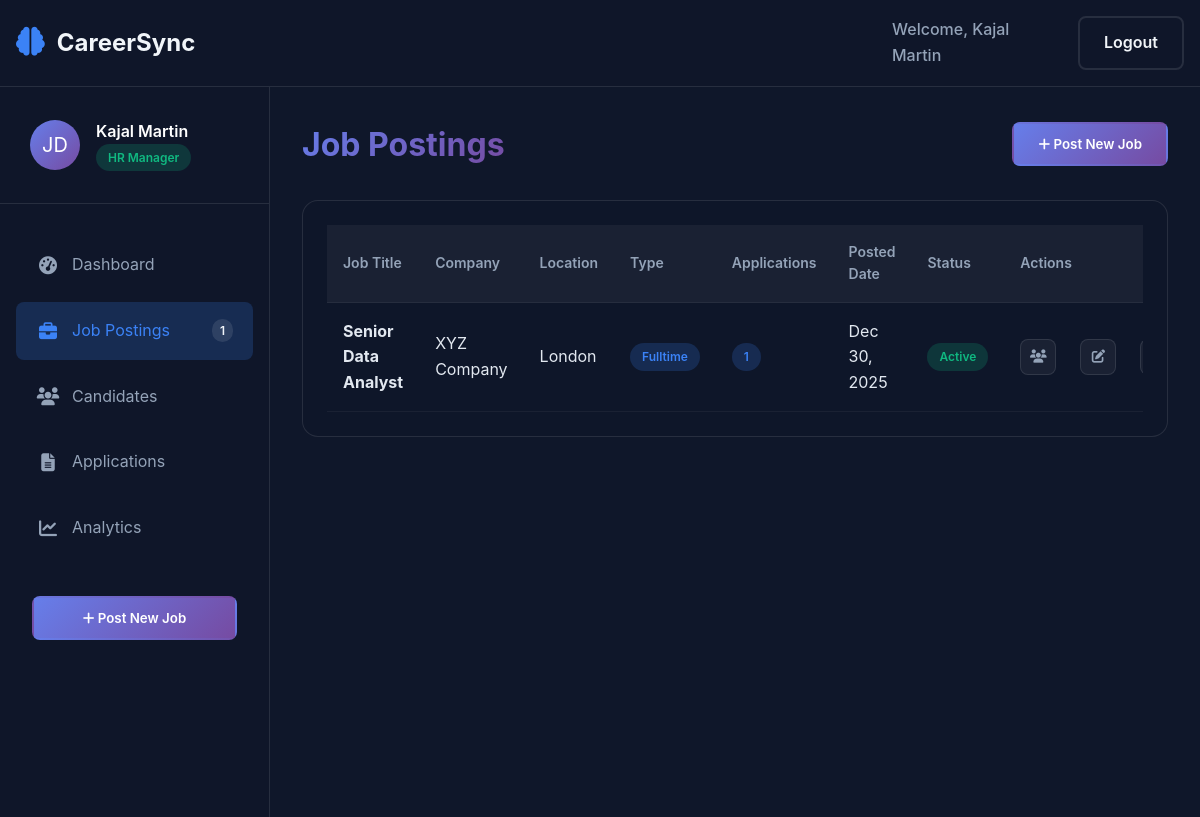
Screenshot of /dashboard/hr/job-postings (signed in) with the database file from the repository.
### models.py (models this page shows, shortened)
class JobPosting(db.Model):
    __tablename__ = 'job_posting'
    id = db.Column(db.Integer, primary_key=True)
    title = db.Column(db.String(200), nullable=False)
    company = db.Column(db.String(200), nullable=False)
    location = db.Column(db.String(100))
    salary_range = db.Column(db.String(100))
    description = db.Column(db.Text, nullable=False)
    requirements = db.Column(db.Text, nullable=False)
    job_type = db.Column(db.String(50), nullable=False)
    status = db.Column(db.String(20), default='active')
    hr_id = db.Column(db.Integer, db.ForeignKey('user.id'), nullable=False)
    created_at = db.Column(db.DateTime, default=datetime.utcnow)
    updated_at = db.Column(db.DateTime, default=datetime.utcnow, onupdate=datetime.utcnow)
    applications = db.relationship('Application', backref='job', lazy=True)

### web.py (the view)
@app.route('/dashboard/hr/job-postings')
def job_postings():
    if 'user_id' not in session or session['user_type'] != 'hr':
        return redirect(url_for('login'))
    user_id = session['user_id']
    jobs = JobPosting.query.filter_by(hr_id=user_id)\
        .order_by(JobPosting.created_at.desc())\
        .all()
    return render_template('job_postings.html',
                         jobs=jobs,
                         job_count=len(jobs))

### templates/job_postings.html (shortened to what this page needs)
{% extends 'dashboard-base.html' %}
{% block content %}
        <div class="dashboard-header">
        <h1>Job Postings</h1>
        <div class="header-actions">
            <button class="btn btn-primary post-job-btn">
                <i class="fas fa-plus"></i> Post New Job
            </button>
        </div>
    </div>
    <div class="dashboard-card">
        <div class="card-body">
            <div class="table-responsive">
                <table class="data-table" id="jobsTable">
                    <thead>
                        <tr>
                            <th>Job Title</th>
                            <th>Company</th>
                            <th>Location</th>
                            <th>Type</th>
                            <th>Applications</th>
                            <th>Posted Date</th>
                            <th>Status</th>
                            <th>Actions</th>
                        </tr>
                    </thead>
                    <tbody>
                        {% if jobs %}
                            {% for job in jobs %}
                            <tr data-job-id="{{ job.id }}">
                                <td>
                                    <strong>{{ job.title }}</strong>
                                </td>
                                <td>{{ job.company }}</td>
                                <td>{{ job.location or 'Not specified' }}</td>
                                <td>
                                    <span class="badge" style="background: rgba(59, 130, 246, 0.2); color: #3b82f6;">
                                        {{ job.job_type|title }}
                                    </span>
                                </td>
                                <td>
                                    <span class="badge badge-count">{{ job.applications|length }}</span>
                                </td>
                                <td>{{ job.created_at.strftime('%b %d, %Y') }}</td>
                                <td>
                                    {% if job.status == 'active' %}
                                    <span class="badge badge-active">Active</span>
                                    {% elif job.status == 'closed' %}
                                    <span class="badge" style="background: rgba(239, 68, 68, 0.2); color: #ef4444;">Closed</span>
                                    {% else %}
                                    <span class="badge" style="background: rgba(148, 163, 184, 0.2); color: #94a3b8;">Draft</span>
                                    {% endif %}
                                </td>
                                <td>
                                    <div class="action-buttons">
                                        <button class="btn-icon view-applications-btn" title="View Applications" data-job-id="{{ job.id }}">
                                            <i class="fas fa-users"></i>
                                        </button>
                                        <button class="btn-icon edit-job-btn" title="Edit" data-job-id="{{ job.id }}">
                                            <i class="fas fa-edit"></i>
                                        </button>
                                        <button class="btn-icon delete-job-btn" title="Delete" data-job-id="{{ job.id }}">
                                        </button>
                                    </div>
                                </td>
                            </tr>
                            {% endfor %}
                        {% else %}
                            <tr>
                                <td colspan="8" style="text-align: center; padding: 2rem;">
                                    <p>No job postings yet. Click "Post New Job" to get started.</p>
                                </td>
                            </tr>
                        {% endif %}
                    </tbody>
                </table>
            </div>
        </div>
    </div>
{% endblock %}

### static/css/style.css (style rules this page uses)
:root { --primary-gradient: linear-gradient(135deg, #667eea 0%, #764ba2 100%); --secondary-gradient: linear-gradient(135deg, #f093fb 0%, #f5576c 100%); --dark-bg: #0f172a; --card-bg: rgba(30, 41, 59, 0.8); --primary-color: #3b82f6; --secondary-color: #10b981; --accent-color2: #8b5cf6; --danger-color: #ef4444; --warning-color: #f59e0b; --card-bg2: rgba(15, 23, 42, 0.95); --text-primary: #f1f5f9; --text-secondary: #94a3b8; --border-color: rgba(255, 255, 255, 0.1); --ca-primary: #6366f1; --ca-primary-light: #818cf8; --ca-darker: #020617; --ca-gray: #64748b; --ca-gradient: linear-gradient(135deg, #6366f1 0%, #818cf8 100%); }
* { margin: 0; padding: 0; box-sizing: border-box; font-family: 'Inter', -apple-system, BlinkMacSystemFont, sans-serif; }
html { scroll-behavior: smooth; }
body { background: var(--dark-bg); color: white; overflow-x: hidden; line-height: 1.6; }
.btn { padding: 0.75rem 1.5rem; border-radius: 8px; font-weight: 600; text-decoration: none; cursor: pointer; border: 2px solid transparent; transition: all 0.3s ease; }
.btn-primary { background: var(--primary-gradient); color: white; }
.dashboard-header { display: flex; justify-content: space-between; align-items: center; margin-bottom: 30px; }
.badge { padding: 0.25rem 0.75rem; border-radius: 20px; font-size: 0.75rem; font-weight: 600; display: inline-block; }
.dashboard-header h1 { margin: 0; font-size: 2rem; font-weight: 700; background: var(--primary-gradient); -webkit-background-clip: text; -webkit-text-fill-color: transparent; }
.dashboard-card { background: var(--card-bg2); border: 1px solid var(--border-color); border-radius: 16px; overflow-y: auto; }
.card-body { padding: 1.5rem; }
.table-responsive { overflow-x: auto; }
.data-table { width: 100%; border-collapse: collapse; }
.data-table thead { background: rgba(255, 255, 255, 0.05); }
.data-table th { padding: 1rem; text-align: left; color: var(--text-secondary); font-weight: 600; font-size: 0.875rem; border-bottom: 1px solid var(--border-color); }
.data-table td { padding: 1rem; border-bottom: 1px solid rgba(255, 255, 255, 0.05); color: #e2e8f0; }
.badge-count { background: rgba(59, 130, 246, 0.2); color: var(--primary-color); }
.badge-active { background: rgba(16, 185, 129, 0.2); color: var(--secondary-color); }
.btn-icon { background: rgba(255, 255, 255, 0.05); border: 1px solid var(--border-color); border-radius: 8px; width: 36px; height: 36px; display: inline-flex; align-items: center; justify-content: center; color: var(--text-secondary); cursor: pointer; transition: all 0.3s ease; margin-right: 0.5rem; }
.action-buttons { display: flex; gap: 1rem; }

### rows the page displays
JobPosting: title "Senior Data Analyst", company "XYZ Company", location "London", job_type "Fulltime", applications|length "1", created_at "Dec 30, 2025", status "Active"

### other values shown
{{ session.get('user_name', 'User') }} "Kajal Martin"
{{ user.get_initials() if user else 'JD' }} "JD"
{{ session.get('user_name', 'John Doe') }} "Kajal Martin"
{{ 'HR Manager' if session.get('user_type') == 'hr' else 'Job Seeker' }} "HR Manager"
{{ job_count }} "1"
